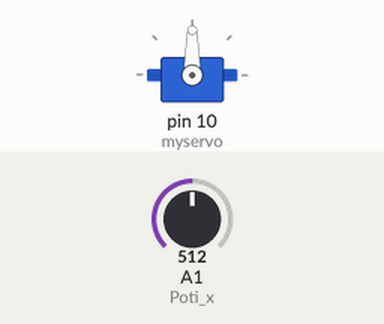
Simulated run of this sketch. Board: Arduino Uno, built with avr-gcc and run on an emulated ATmega328P. Shown: servo. The inputs (shaded band) are chosen by the test bench; at power-on: A1 (Poti_x) = 512.

Above: at 1.2 s.
1.3 s: A1 (Poti_x) set to 716
At 2.3 s:
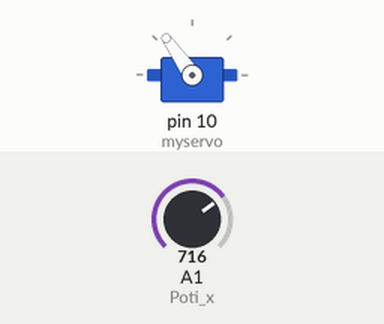
2.8 s: A1 (Poti_x) set to 900
At 3.5 s:
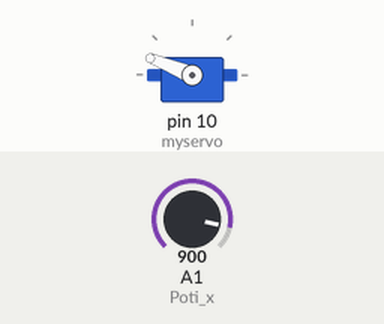
4.3 s: A1 (Poti_x) set to 1023
At 4.6 s:
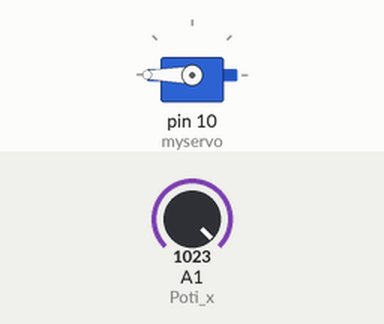
5.8 s: A1 (Poti_x) set to 306
At 7.0 s:
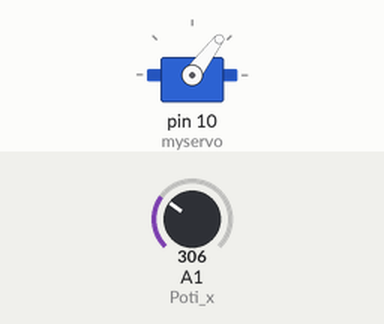
7.3 s: A1 (Poti_x) set to 122
At 8.1 s:
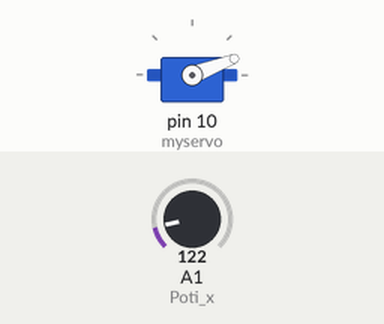
Timing chart, 0 to 9.8 s (numbered marks = the images above; inputs shaded):
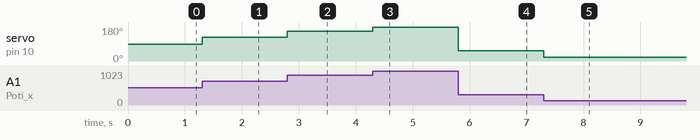

Measured:
- after the input at 1.3 s, servo on pin 10 (myservo): 90° → 125° at once
- after the input at 2.8 s, servo on pin 10 (myservo): 125° → 158° at once
- after the input at 4.3 s, servo on pin 10 (myservo): 158° → 180° at once
- after the input at 5.8 s, servo on pin 10 (myservo): 180° → 53° at once
- after the input at 7.3 s, servo on pin 10 (myservo): 53° → 21° at once

The sketch:

Servo_v1.ino
```cpp
#include <Servo.h>

const int Poti_x = A1;
const int Poti_y = A2;

Servo myservo;  // create servo object to control a servo

int pos = 0;    // variable to store the servo position

int Sensorvalue;
int  *target;

void setup() {
  myservo.attach(10);  // attaches the servo on pin 9 to the servo object
  pinMode(Poti_x, INPUT);
  pinMode(Poti_y, INPUT);

}

void loop() {
  Sensorvalue = map(analogRead(Poti_x), 0, 1023, 0, 180);
  target = &Sensorvalue;

  pos = 0;
  myservo.write(*target);

  /*
  for (pos = 0; pos <= *target; pos += 1) { // goes from 0 degrees to 180 degrees
    // in steps of 1 degree
    myservo.write(pos);              // tell servo to go to position in variable 'pos'
    delay(15);                       // waits 15ms for the servo to reach the position
  }*/
}
```
